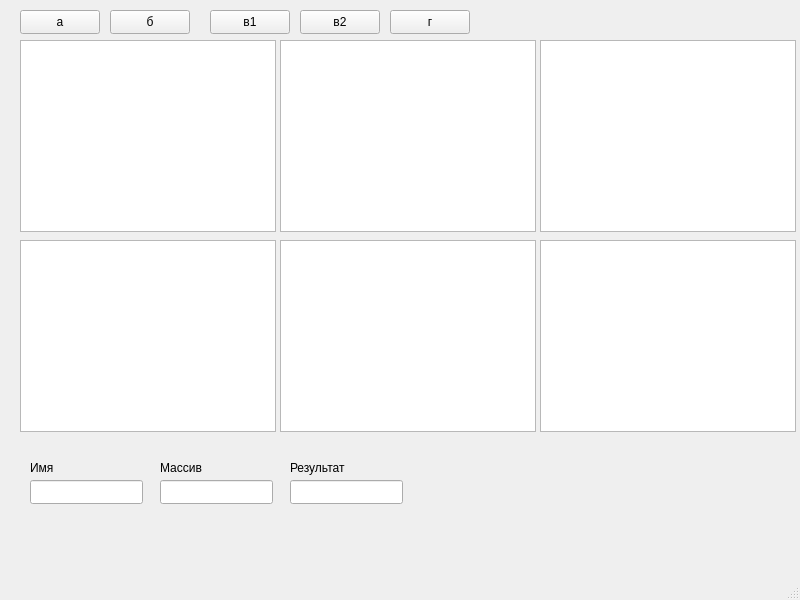
<?xml version="1.0" encoding="UTF-8"?>
<ui version="4.0">
 <class>MainWindow</class>
 <widget class="QMainWindow" name="MainWindow">
  <property name="geometry">
   <rect>
    <x>0</x>
    <y>0</y>
    <width>800</width>
    <height>600</height>
   </rect>
  </property>
  <property name="windowTitle">
   <string>MainWindow</string>
  </property>
  <widget class="QWidget" name="centralwidget">
   <widget class="QPushButton" name="M123">
    <property name="geometry">
     <rect>
      <x>20</x>
      <y>10</y>
      <width>80</width>
      <height>24</height>
     </rect>
    </property>
    <property name="text">
     <string>а</string>
    </property>
   </widget>
   <widget class="QPushButton" name="K123">
    <property name="geometry">
     <rect>
      <x>110</x>
      <y>10</y>
      <width>80</width>
      <height>24</height>
     </rect>
    </property>
    <property name="text">
     <string>б</string>
    </property>
   </widget>
   <widget class="QPushButton" name="RsortM">
    <property name="geometry">
     <rect>
      <x>210</x>
      <y>10</y>
      <width>80</width>
      <height>24</height>
     </rect>
    </property>
    <property name="text">
     <string>в1</string>
    </property>
   </widget>
   <widget class="QPushButton" name="RsortK">
    <property name="geometry">
     <rect>
      <x>300</x>
      <y>10</y>
      <width>80</width>
      <height>24</height>
     </rect>
    </property>
    <property name="text">
     <string>в2</string>
    </property>
   </widget>
   <widget class="QPushButton" name="FIND">
    <property name="geometry">
     <rect>
      <x>390</x>
      <y>10</y>
      <width>80</width>
      <height>24</height>
     </rect>
    </property>
    <property name="text">
     <string>г</string>
    </property>
   </widget>
   <widget class="QLineEdit" name="NAME">
    <property name="geometry">
     <rect>
      <x>30</x>
      <y>480</y>
      <width>113</width>
      <height>24</height>
     </rect>
    </property>
   </widget>
   <widget class="QLineEdit" name="MAS">
    <property name="geometry">
     <rect>
      <x>160</x>
      <y>480</y>
      <width>113</width>
      <height>24</height>
     </rect>
    </property>
   </widget>
   <widget class="QLineEdit" name="RES">
    <property name="geometry">
     <rect>
      <x>290</x>
      <y>480</y>
      <width>113</width>
      <height>24</height>
     </rect>
    </property>
   </widget>
   <widget class="QLabel" name="label_2">
    <property name="geometry">
     <rect>
      <x>30</x>
      <y>460</y>
      <width>49</width>
      <height>16</height>
     </rect>
    </property>
    <property name="text">
     <string>Имя</string>
    </property>
   </widget>
   <widget class="QLabel" name="label_3">
    <property name="geometry">
     <rect>
      <x>160</x>
      <y>460</y>
      <width>49</width>
      <height>16</height>
     </rect>
    </property>
    <property name="text">
     <string>Массив</string>
    </property>
   </widget>
   <widget class="QLabel" name="label">
    <property name="geometry">
     <rect>
      <x>290</x>
      <y>460</y>
      <width>71</width>
      <height>16</height>
     </rect>
    </property>
    <property name="text">
     <string>Результат</string>
    </property>
   </widget>
   <widget class="QTableView" name="tableView_1">
    <property name="geometry">
     <rect>
      <x>20</x>
      <y>40</y>
      <width>256</width>
      <height>192</height>
     </rect>
    </property>
   </widget>
   <widget class="QTableView" name="tableView_2">
    <property name="geometry">
     <rect>
      <x>280</x>
      <y>40</y>
      <width>256</width>
      <height>192</height>
     </rect>
    </property>
   </widget>
   <widget class="QTableView" name="tableView_3">
    <property name="geometry">
     <rect>
      <x>540</x>
      <y>40</y>
      <width>256</width>
      <height>192</height>
     </rect>
    </property>
   </widget>
   <widget class="QTableView" name="tableView_4">
    <property name="geometry">
     <rect>
      <x>20</x>
      <y>240</y>
      <width>256</width>
      <height>192</height>
     </rect>
    </property>
   </widget>
   <widget class="QTableView" name="tableView_5">
    <property name="geometry">
     <rect>
      <x>280</x>
      <y>240</y>
      <width>256</width>
      <height>192</height>
     </rect>
    </property>
   </widget>
   <widget class="QTableView" name="tableView_6">
    <property name="geometry">
     <rect>
      <x>540</x>
      <y>240</y>
      <width>256</width>
      <height>192</height>
     </rect>
    </property>
   </widget>
  </widget>
  <widget class="QMenuBar" name="menubar">
   <property name="geometry">
    <rect>
     <x>0</x>
     <y>0</y>
     <width>800</width>
     <height>21</height>
    </rect>
   </property>
  </widget>
  <widget class="QStatusBar" name="statusbar"/>
 </widget>
 <resources/>
 <connections/>
</ui>
